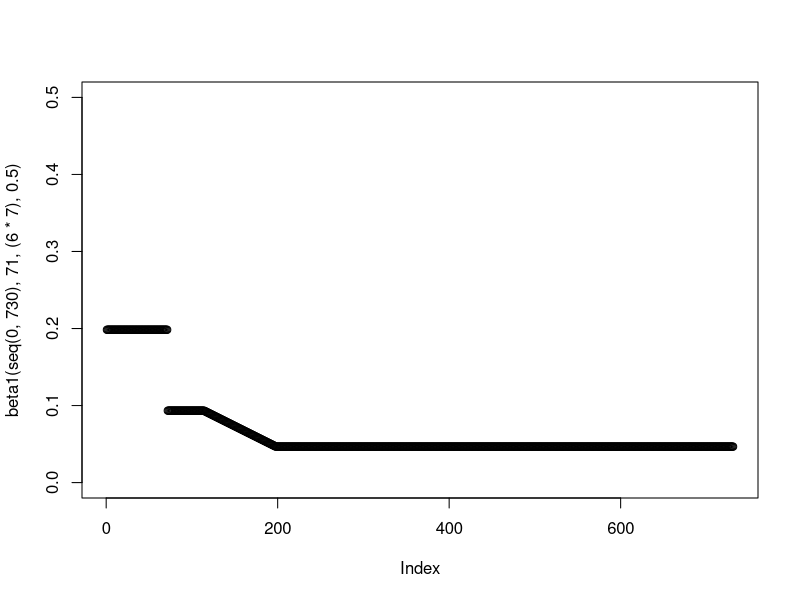
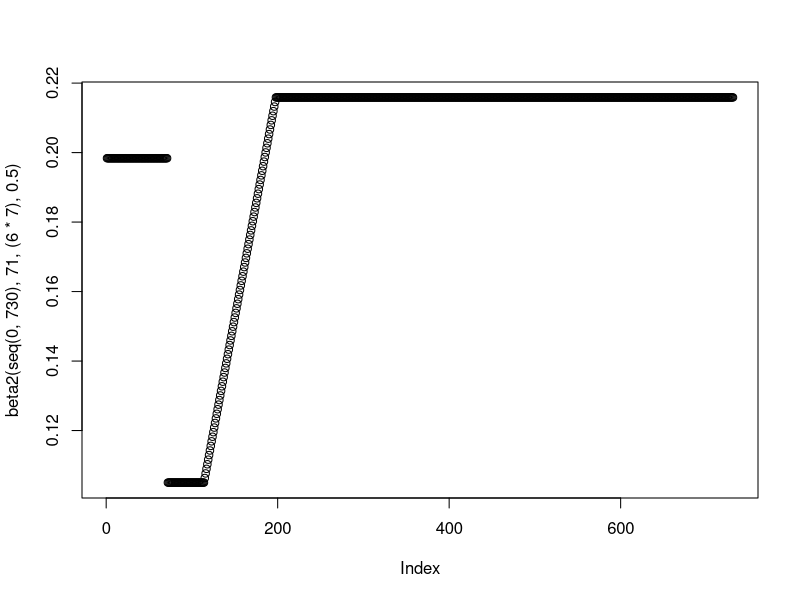
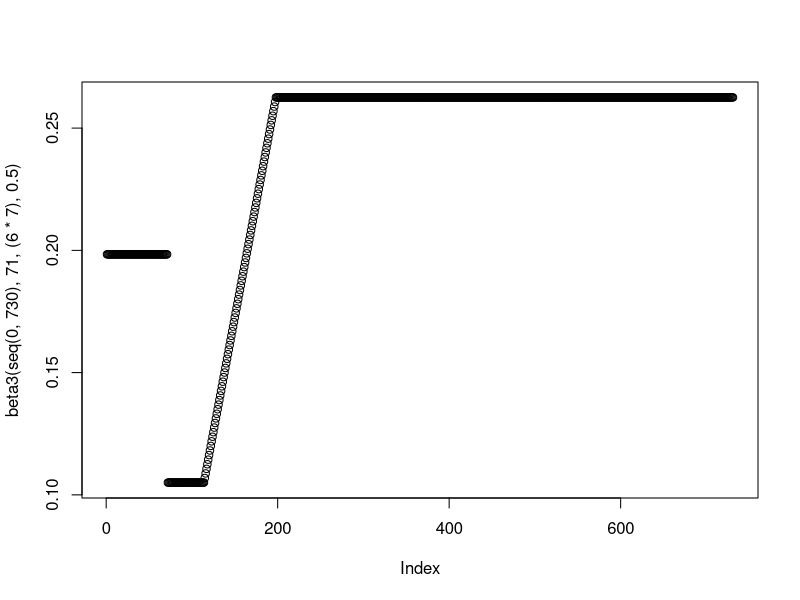
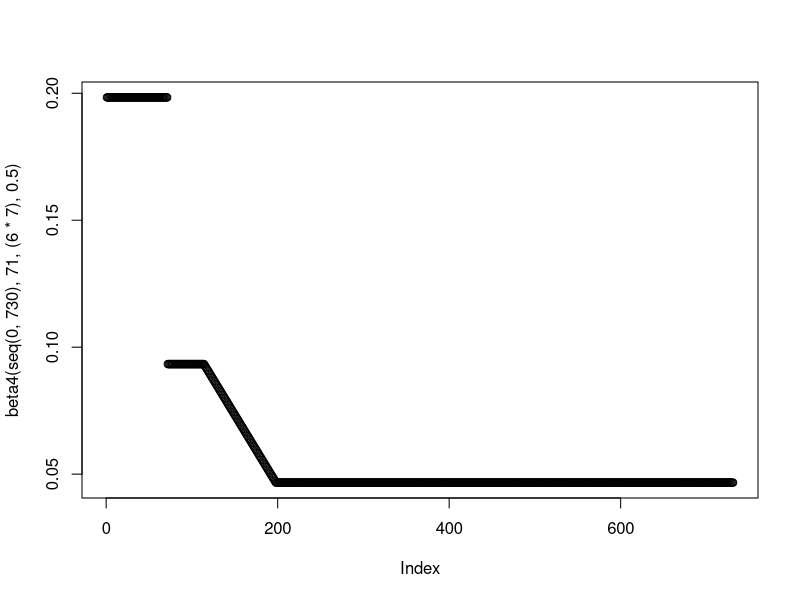

These charts were generated, in order, by the following R code:
setwd("C:/Users/amorg/Documents/PhD/nCoV Work/Figures/Enhanced Shielding/New") # This is where the plots Output
rm(list=ls())
library("deSolve"); library("ggplot2"); library("ggpubr"); library("reshape2"); library("Cairo")

#### Model Functions - Generation Time + Betas + ODEs ####

#Function for the generation time/(1/gamma) parameter
GenTime <- function(T2, R0) {
  G = T2 * ((R0-1)/log(2))
  return(G)
}

#Beta Functions - Same as Baseline Central Values 
beta1 <- function(time, tstart1, tdur, scaling) {
  gamma <- 1/(GenTime(3.3,2.8))
  beta1_2 <- 0.4*gamma
  betalin <- approxfun(x=c(tstart1+tdur, tstart1+tdur+(12*7)), y = c(0.8*(gamma), beta1_2), method="linear", rule  =2)
  ifelse((time >= tstart1 & time <= tstart1+tdur), #Phase 2
         0.8*(gamma),
         ifelse((time >= tstart1+tdur & time <= tstart1+tdur+(12*7)), #Phase 3
                betalin(time),
                ifelse((time >= tstart1+tdur+(12*7) & time <= 730),
                       beta1_2,
                       1.7*(gamma))))}

plot(beta1(seq(0,730), 71, (6*7), 0.5), ylim = c(0,0.5))

beta2 <- function(time, tstart1, tdur, scaling) {
  gamma <- 1/(GenTime(3.3,2.8))
  beta1_2 <- 1.85*gamma
  betalin <- approxfun(x=c(tstart1+tdur, tstart1+tdur+(12*7)), y = c(0.9*(gamma), beta1_2), method="linear", rule  =2)
  ifelse((time >= tstart1 & time <= tstart1+tdur), #Phase 2
         0.9*(gamma),
         ifelse((time >= tstart1+tdur & time <= tstart1+tdur+(12*7)), #Phase 3
                betalin(time),   
                ifelse((time >= tstart1+tdur+(12*7) & time <= 730),
                       beta1_2,
                       1.7*(gamma))))}

plot(beta2(seq(0,730), 71, (6*7), 0.5))

beta3 <- function(time, tstart1, tdur, scaling) {
  gamma <- 1/(GenTime(3.3,2.8))
  beta1_2 <- 2.25*gamma
  betalin <- approxfun(x=c(tstart1+tdur, tstart1+tdur+(12*7)), y = c(0.9*(gamma), beta1_2), method="linear", rule  =2)
  ifelse((time >= tstart1 & time <= tstart1+tdur), #Phase 2
         0.9*(gamma),
         ifelse((time >= tstart1+tdur & time <= tstart1+tdur+(12*7)), #Phase 3
                betalin(time),
                ifelse((time >= tstart1+tdur+(12*7) & time <= 730),
                       beta1_2,
                       1.7*(gamma))))}

plot(beta3(seq(0,730), 71, (6*7), 0.5))


beta4 <- function(time,tstart1,tdur,scaling) {
  gamma <- 1/(GenTime(3.3,2.8))
  beta1_2 <- 0.4*gamma
  betalin <- approxfun(x=c(tstart1+tdur, tstart1+tdur+(12*7)), y = c(0.8*(gamma), beta1_2), method="linear", rule  =2)
  ifelse((time >= tstart1 & time <= tstart1+tdur), #Phase 2
         0.8*(gamma),
         ifelse((time >= tstart1+tdur & time <= tstart1+tdur+(12*7)), #Phase 3
                betalin(time),
                ifelse((time >= tstart1+tdur+(12*7) & time <= 730),
                       beta1_2,
                       1.7*(gamma))))}

plot(beta4(seq(0,730), 71, (6*7), 0.5))

#ODEs for the SIS Model Structure 
SIRS <- function(time, state, parameters) {
  with(as.list(c(state, parameters)), {
    beta1 <- beta1(time,tstart1,tdur,scaling)
    beta2 <- beta2(time,tstart1,tdur,scaling)
    beta3 <- beta3(time,tstart1,tdur,scaling)
    beta4 <- beta4(time,tstart1,tdur,scaling)
    
    dSv = - beta1*Iv*Sv - beta1*Is*Sv - beta4*Ir1*Sv - beta4*Ir2*Sv - beta4*Ir3*Sv + gamma*Iv
    dSs = - beta1*Iv*Ss - beta1*Is*Ss - beta2*Ir1*Ss - beta2*Ir2*Ss - beta2*Ir3*Ss + gamma*Is
    dSr1 = - beta4*Iv*Sr1 - beta2*Is*Sr1 - beta3*Ir1*Sr1 - beta3*Ir2*Sr1 - beta3*Ir3*Sr1 + gamma*Ir1
    dSr2 = - beta4*Iv*Sr2 - beta2*Is*Sr2 - beta3*Ir1*Sr2 - beta3*Ir2*Sr2 - beta3*Ir3*Sr2 + gamma*Ir2
    dSr3 = - beta4*Iv*Sr3 - beta2*Is*Sr3 - beta3*Ir1*Sr3 - beta3*Ir2*Sr3 - beta3*Ir3*Sr3 + gamma*Ir3
    
    dIv = beta1*Iv*Sv + beta1*Is*Sv + beta4*Ir1*Sv + beta4*Ir2*Sv + beta4*Ir3*Sv - gamma*Iv
    dIs = beta1*Iv*Ss + beta1*Is*Ss + beta2*Ir1*Ss + beta2*Ir2*Ss + beta2*Ir3*Ss - gamma*Is
    dIr1 = beta4*Iv*Sr1 + beta2*Is*Sr1 + beta3*Ir1*Sr1 + beta3*Ir2*Sr1 + beta3*Ir3*Sr1 - gamma*Ir1
    dIr2 = beta4*Iv*Sr2 + beta2*Is*Sr2 + beta3*Ir1*Sr2 + beta3*Ir2*Sr2 + beta3*Ir3*Sr2 - gamma*Ir2
    dIr3 = beta4*Iv*Sr3 + beta2*Is*Sr3 + beta3*Ir1*Sr3 + beta3*Ir2*Sr3 + beta3*Ir3*Sr3 - gamma*Ir3

    return(list(c(dSv, dSs, dSr1, dSr2, dSr3,
                  dIv, dIs, dIr1, dIr2, dIr3)))
  })
}

#### Running the Model w/ Baseline Parameter Set ####

#Initial Conditions and Times

init <- c(Sv = 0.2 - 0.0001*0.2, Ss = 0.2 - 0.0001*0.2, 
          Sr1 = 0.2 - 0.0001*0.2, Sr2 = 0.2 - 0.0001*0.2, Sr3 = 0.2 - 0.0001*0.2,
          Iv = 0.0001*0.2, Is = 0.0001*0.2, Ir1 = 0.0001*0.2, Ir2 = 0.0001*0.2, Ir3 = 0.0001*0.2)

times <- seq(0, 478, by = 1)

parms = c(gamma = 1/(GenTime(3.3,2.8)), 
          tstart1 = 71, 
          tdur = 6*7) 

#Initialising the Phases (Needed for Shading on Plots)
phase1 <- data.frame(xmin=0, xmax=71, ymin=-Inf, ymax=Inf, name = "P1")
phase2 <- data.frame(xmin=71, xmax=71+(6*7), ymin=-Inf, ymax=Inf, name = "P2")
phase3 <- data.frame(xmin=71+(6*7), xmax=71+(6*7)+(12*7), ymin=-Inf, ymax=Inf, name = "P3")
phase4 <- data.frame(xmin=71+(6*7)+(12*7), xmax=Inf, ymin=-Inf, ymax=Inf, name = "P4")

#Solve the ODEs
out1 <- data.frame(ode(y = init, func = SIRS, times = times, parms = parms))

#Manipulate the Dataframe
out1$RemS <- out1$Sr1 + out1$Sr2 + out1$Sr3
out1$RemI <- out1$Ir1 + out1$Ir2 + out1$Ir3
out1$Sv <- out1$Sv/0.20; out1$Ss <- out1$Ss/0.20; out1$RemS <- out1$RemS/0.60
out1$Iv <- out1$Iv/0.20; out1$Is <- out1$Is/0.20; out1$RemI <- out1$RemI/0.60
out1$Beta1 <- beta1(times, 71, (6*7)) 
out1$Beta2 <- beta2(times, 71, (6*7)) 
out1$Beta3 <- beta3(times, 71, (6*7))

colnames(out1) <- c("Time", "Suscv", "Suscs", "Suscr1", "Suscr2","Suscr3", 
                    "Infected_Iv", "Infected_Is", "Infected_Ir1", "Infected_Ir2", "Infected_Ir3", 
                    "RemSusc", "RemInf",
                    "Beta_1/4", "Beta_2", "Beta_3")

#Prepare for GGPlot
statsinfecv <- melt(out1, id.vars = c("Time"), measure.vars = c("Infected_Iv", "Infected_Is", "RemInf"))
statsinfecv$variable <- factor(statsinfecv$variable, levels=rev(levels(statsinfecv$variable)))
statsbeta1 <- melt(out1, id.vars =  c("Time"), measure.vars = c("Beta_1/4", "Beta_2", "Beta_3"))

#### Aggregated Plots - Infecteds, Beta and R_e ####
pinf <- ggplot(data = statsinfecv, aes(x = (Time), y = value, col = variable))  + theme_bw() +
  labs(x ="Time (Days)", y = "Proportion Infected", color = "Population") + scale_y_continuous(limits = c(0,0.07), expand = c(0,0)) +
  theme(legend.position = "bottom", legend.title = element_blank(), legend.text=element_text(size=14),  axis.text=element_text(size=14),
        axis.title.y=element_text(size=14),axis.title.x = element_text(size=14), 
        legend.spacing.x = unit(0.3, 'cm'), plot.margin=unit(c(0.7,0.7,0.8,0.8),"cm")) + scale_x_continuous(expand = c(0, 0)) + 
  scale_color_manual(values=c('blue','darkgreen','red'), labels= c("General", "Shielders", "Vulnerable")) +
  geom_rect(data=phase2, aes(xmin=xmin, xmax=xmax, ymin=ymin, ymax=ymax), fill="grey", alpha=0.5, inherit.aes = FALSE) +
  geom_rect(data=phase3, aes(xmin=xmin, xmax=xmax, ymin=ymin, ymax=ymax), fill="grey", alpha=0.35, inherit.aes = FALSE) +
  geom_rect(data=phase4, aes(xmin=xmin, xmax=xmax, ymin=ymin, ymax=ymax), fill="grey", alpha=0.5, inherit.aes = FALSE) +
  geom_text(data = phase1, aes(x = xmin, y = 0.06, label = name),inherit.aes = FALSE, size = 8, vjust = 0, hjust = 0, nudge_x = 25) +
  geom_text(data = phase2, aes(x = xmin, y = 0.06, label = name),inherit.aes = FALSE, size = 8, vjust = 0, hjust = 0, nudge_x = 8) +
  geom_text(data = phase3, aes(x = xmin, y = 0.06, label = name),inherit.aes = FALSE, size = 8, vjust = 0, hjust = 0, nudge_x = 30) +
  geom_text(data = phase4, aes(x = xmin, y = 0.06, label = name),inherit.aes = FALSE, size = 8, vjust = 0, hjust = 0, nudge_x = 125) +
  geom_line(size = 1.02, stat = "identity")

pbeta <- ggplot(data = statsbeta1, aes(x = (Time), y = value, lty = variable)) + theme_bw() +
  labs(x ="Time (Days)", y = "Beta Value", lty = " ") + scale_y_continuous(limits = c(0,0.4),  expand = c(0,0)) +
  theme(legend.position = "bottom", legend.title = element_text(size=14), legend.text=element_text(size=14),  axis.text=element_text(size=14),
        axis.title.y=element_text(size=14),axis.title.x= element_text(size=14), 
        legend.spacing.x = unit(0.3, 'cm'), plot.margin=unit(c(0.7,0.7,0.8,0.8),"cm")) + scale_x_continuous(expand = c(0, 0))  + 
  scale_linetype_manual(values=c(1,2,4), labels= c("Beta 1 & 4", "Beta 2", "Beta 3")) +
  geom_rect(data=phase2, aes(xmin=xmin, xmax=xmax, ymin=ymin, ymax=ymax), fill="grey", alpha=0.5, inherit.aes = FALSE) +
  geom_rect(data=phase3, aes(xmin=xmin, xmax=xmax, ymin=ymin, ymax=ymax), fill="grey", alpha=0.35, inherit.aes = FALSE) +
  geom_rect(data=phase4, aes(xmin=xmin, xmax=xmax, ymin=ymin, ymax=ymax), fill="grey", alpha=0.5, inherit.aes = FALSE) +
  geom_text(data = phase1, aes(x = xmin, y = 0.32, label = name),inherit.aes = FALSE, size = 8, vjust = 0, hjust = 0, nudge_x = 25) +
  geom_text(data = phase2, aes(x = xmin, y = 0.32, label = name),inherit.aes = FALSE, size = 8, vjust = 0, hjust = 0, nudge_x = 8) +
  geom_text(data = phase3, aes(x = xmin, y = 0.32, label = name),inherit.aes = FALSE, size = 8, vjust = 0, hjust = 0, nudge_x = 30) +
  geom_text(data = phase4, aes(x = xmin, y = 0.32, label = name),inherit.aes = FALSE, size = 8, vjust = 0, hjust = 0, nudge_x = 125) +
  geom_line(size = 1.02, stat = "identity", col = "black")

plot <- ggarrange(pinf, NULL, pbeta, nrow = 3, ncol =1, align = "v", 
                  heights = c(0.9, -0.03, 0.5), labels = c("A","", "B",""), font.label = c(size = 20) )

#Anti-Aliasing in Plots - Can Ignore 
ggsave(plot, filename = "FigS8.png", dpi = 300, type = "cairo",
       width = 8.5, height = 11, units = "in")
